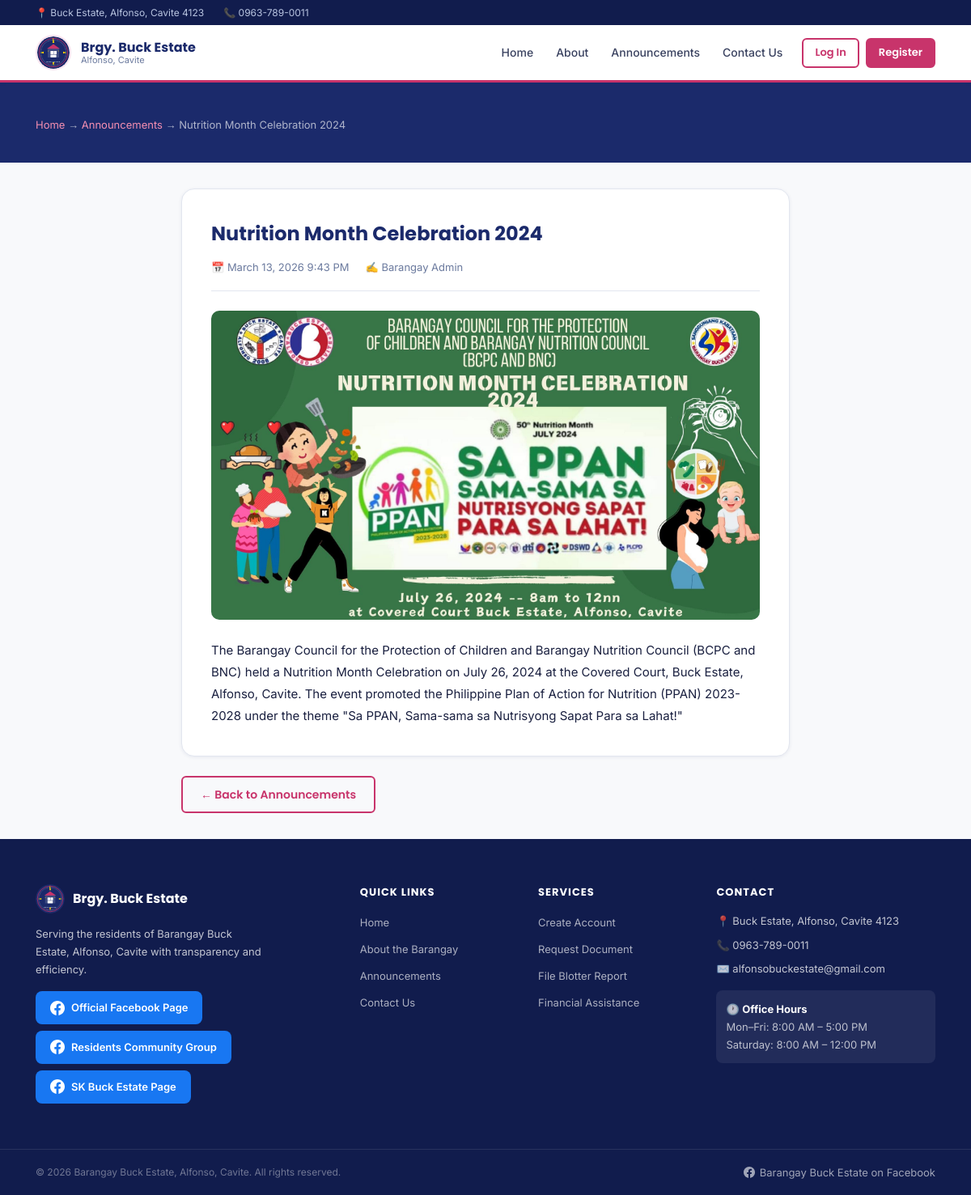
Screenshot of /announcement.php?id=5 with the database file from the repository.
### tables this page shows
CREATE TABLE IF NOT EXISTS `announcements` (
    `id`         INT AUTO_INCREMENT PRIMARY KEY,
    `title`      VARCHAR(255) NOT NULL,
    `content`    TEXT NOT NULL,
    `image_url`  VARCHAR(500),
    `posted_by`  INT,
    `status`     ENUM('published','draft','archived') DEFAULT 'published',
    `created_at` TIMESTAMP DEFAULT CURRENT_TIMESTAMP,
    `updated_at` TIMESTAMP DEFAULT CURRENT_TIMESTAMP ON UPDATE CURRENT_TIMESTAMP,
    FOREIGN KEY (`posted_by`) REFERENCES `users`(`id`) ON DELETE SET NULL
);

CREATE TABLE IF NOT EXISTS `users` (
    `id`         INT AUTO_INCREMENT PRIMARY KEY,
    `fname`      VARCHAR(100) NOT NULL,
    `lname`      VARCHAR(100) NOT NULL,
    `email`      VARCHAR(150) NOT NULL UNIQUE,
    `password`   VARCHAR(255) NOT NULL,
    `address`    TEXT NOT NULL,
    `contact`    VARCHAR(20) NOT NULL,
    `role`       ENUM('resident','admin') NOT NULL DEFAULT 'resident',
    `status`     ENUM('active','inactive') NOT NULL DEFAULT 'active',
    `created_at` TIMESTAMP DEFAULT CURRENT_TIMESTAMP
);

### includes/functions.php (called while the page is built, shortened)
<?php
function sanitize(string $value): string {
    return htmlspecialchars(trim($value), ENT_QUOTES, 'UTF-8');
}
function formatDateTime(string $date): string {
    return date('F j, Y g:i A', strtotime($date));
}

### announcement.php (the view, shortened to what this page needs)
<?php
require_once __DIR__ . '/includes/functions.php';
$pdo = getDB();
$id  = (int)($_GET['id'] ?? 0);
$stmt = $pdo->prepare("SELECT a.*, u.fname, u.lname FROM announcements a LEFT JOIN users u ON a.posted_by=u.id WHERE a.id=? AND a.status='published'");
$stmt->execute([$id]);
$ann = $stmt->fetch();
require_once __DIR__ . '/includes/header.php';
?>
<div class="page-header">
    <div class="container">
        <p class="page-header__breadcrumb"><a href="/index.php">Home</a> → <a href="/announcements.php">Announcements</a> → <?= sanitize(substr($ann['title'],0,40)) ?></p>
    </div>
</div>
<section class="section--sm">
    <div class="container" style="max-width:800px;">
        <div class="announce-detail fade-in">
            <h1 class="announce-detail__title"><?= sanitize($ann['title']) ?></h1>
            <div class="announce-detail__meta">
                <span>📅 <?= formatDateTime($ann['created_at']) ?></span>
                <span>✍️ <?= sanitize($ann['fname'] . ' ' . $ann['lname']) ?></span>
            </div>
            <?php if (!empty($ann['image_url'])): ?>
                <img src="<?= sanitize($ann['image_url']) ?>" alt="<?= sanitize($ann['title']) ?>" class="announce-detail__img" loading="lazy">
            <?php endif; ?>
            <div class="announce-detail__content"><?= nl2br(sanitize($ann['content'])) ?></div>
        </div>
        <div class="mt-3">
            <a href="/announcements.php" class="btn btn--outline">← Back to Announcements</a>
        </div>
    </div>
</section>
<?php require_once __DIR__ . '/includes/footer.php'; ?>

### assets/css/style.css (style rules this page uses)
:root { --primary: #1B2A6B; --primary-dark: #111c4d; --primary-light: #2d3f8a; --accent: #C8346B; --accent-dark: #a02758; --accent-light: #fce4ef; --white: #ffffff; --gray-50: #f8f9fb; --gray-100: #f0f2f7; --gray-200: #e2e6ef; --gray-300: #c8cfe0; --gray-500: #6b7a9e; --gray-700: #3a4260; --text: #1a2040; --text-muted: #6b7a9e; --success: #1a8f5a; --success-bg: #e6f7f0; --warning: #b77c00; --warning-bg: #fff8e1; --danger: #c0392b; --danger-bg: #fdecea; --info: #1565c0; --info-bg: #e3f0ff; --radius-sm: 6px; --radius: 10px; --radius-lg: 16px; --shadow-sm: 0 1px 4px rgba(27,42,107,.08); --shadow: 0 4px 20px rgba(27,42,107,.10); --shadow-lg: 0 8px 32px rgba(27,42,107,.14); --transition: all .2s ease; --font-heading: 'Poppins', sans-serif; --font-body: 'Inter', sans-serif; --max-width: 1160px; }
*, *::before, *::after { box-sizing: border-box; margin: 0; padding: 0; }
html { scroll-behavior: smooth; }
body { font-family: var(--font-body); font-size: 15px; color: var(--text); background: var(--gray-50); line-height: 1.6; }
img { max-width: 100%; display: block; }
a { color: var(--accent); text-decoration: none; transition: var(--transition); }
.container { max-width: var(--max-width); margin: 0 auto; padding: 0 24px; }
.btn { display: inline-flex; align-items: center; justify-content: center; gap: 6px; font-family: var(--font-heading); font-weight: 600; border: 2px solid transparent; border-radius: var(--radius-sm); cursor: pointer; transition: var(--transition); white-space: nowrap; text-decoration: none; }
.btn--outline { background: transparent; color: var(--accent); border-color: var(--accent); padding: 10px 22px; font-size: 14px; }
.section--sm { padding: 32px 0; }
.page-header { background: var(--primary); color: var(--white); padding: 36px 0; }
.page-header__breadcrumb { font-size: 13px; color: rgba(255,255,255,.65); margin-top: 6px; }
.page-header__breadcrumb a { color: #f48fb1; }
.announce-detail { background: var(--white); border-radius: var(--radius-lg); padding: 36px; border: 1px solid var(--gray-200); box-shadow: var(--shadow-sm); }
.announce-detail__title { font-family: var(--font-heading); font-size: 24px; font-weight: 700; color: var(--primary); margin-bottom: 12px; }
.announce-detail__meta { display: flex; gap: 20px; font-size: 13px; color: var(--text-muted); margin-bottom: 24px; padding-bottom: 18px; border-bottom: 1px solid var(--gray-200); }
.announce-detail__content { font-size: 15px; line-height: 1.8; color: var(--text); }
.mt-3 { margin-top: 24px; }
.fade-in { opacity: 0; transform: translateY(30px); transition: opacity 0.7s ease-out, transform 0.7s ease-out; }
.fade-in.visible { opacity: 1; transform: translateY(0); }
.announce-detail__img { width: 100%; max-height: 400px; object-fit: cover; border-radius: var(--radius); margin-bottom: 24px; }

### rows the page displays
announcements: title "Nutrition Month Celebration 2024", created_at "March 13, 2026 9:43 PM", posted_by.lname "Barangay Admin", image_url (picture), content "The Barangay Council for the Protection of Children and Barangay Nutrition Council (BCPC and BNC) held a Nutrition Month Celebration on July 26, 2024 at the Covered Court, Buck Estate, Alfonso, Cavite. The event promoted the Philippine Plan of Action for Nutrition (PPAN) 2023-2028 under the theme \"Sa PPAN, Sama-sama sa Nutrisyong Sapat Para sa Lahat!\""

### other values shown
SITE_CONTACT "0963-789-0011"
SITE_ADDRESS "Buck Estate, Alfonso, Cavite 4123"
SITE_EMAIL "alfonsobuckestate@gmail.com"
